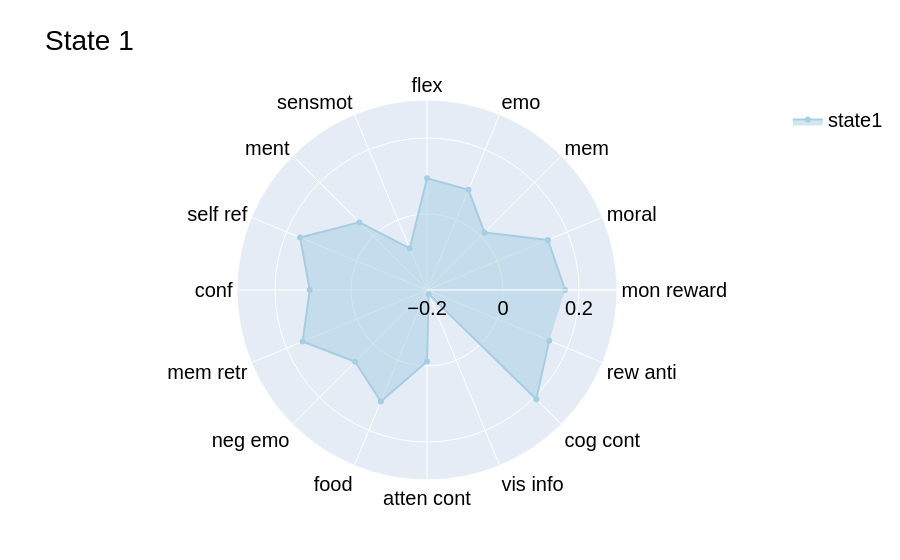

The notebook cell saved with this chart:
### Code cell
labels = ['mon reward','moral','mem','emo','flex','sensmot',
          'ment','self ref','conf','mem retr','neg emo',
          'food','atten cont','vis info','cog cont','rew anti']

fig = go.Figure()
    
fig.add_trace(go.Scatterpolar(
        r=data['State1'],  
        theta=labels,  
        fill='toself',  
        name='state1',  
        line=dict(color=colors[0])  
    ))

fig.update_layout(
    polar=dict(
        radialaxis=dict(
            visible=True,
            tickvals=[-0.2, 0, 0.2],
            range=[-0.2, 0.3],
            tickangle=0 
        )),
    showlegend=True,
    title=f"State 1",
    font=dict(
        family="Helvetica", 
        size=20,
        color="black",
    )
)
fig.show()

### Figure 1 — Plotly figure (JSON) as saved in the notebook; plotly's stock layout.template omitted (floating-point values rounded to 4 significant figures)
{"data": [{"fill": "toself", "line": {"color": "rgb(166,206,227)"}, "name": "state1", "r": [0.1634, 0.1445, 0.01402, 0.0853, 0.09428, -0.08143, 0.05162, 0.1615, 0.1086, 0.1543, 0.06728, 0.1177, -0.01202, -0.1886, 0.2067, 0.1482], "theta": ["mon reward", "moral", "mem", "emo", "flex", "sensmot", "ment", "self ref", "conf", "mem retr", "neg emo", "food", "atten cont", "vis info", "cog cont", "rew anti"], "type": "scatterpolar"}], "layout": {"font": {"color": "black", "family": "Helvetica", "size": 20}, "polar": {"radialaxis": {"range": [-0.2, 0.3], "tickangle": 0, "tickvals": [-0.2, 0, 0.2], "visible": true}}, "showlegend": true, "title": {"text": "State 1"}}}
